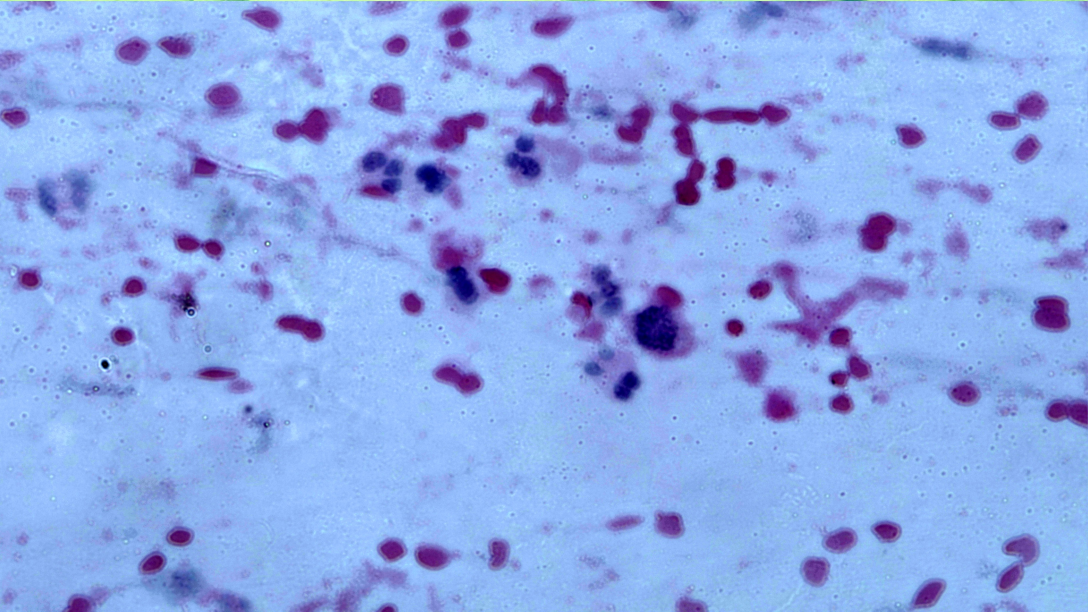
#> input picture Day34/2.jpg, 3264 x 1836 px (shown at 1/3 size)
$ jupyter execute gauss.ipynb
#> lines starting #> are read from the running program, lines starting #| are printed output that depends on the picture
Bộ lọc Gauss và hàm Gauss

[cell 1]
import cv2 as cv
import matplotlib.pyplot as plt

[cell 2]
#Load img
img = cv.imread("2.jpg")
#> img is the input picture: shape (1836, 3264, 3); mean B, G, R 233.9, 169.8, 140.3
img = cv.cvtColor(img, cv.COLOR_BGR2GRAY)
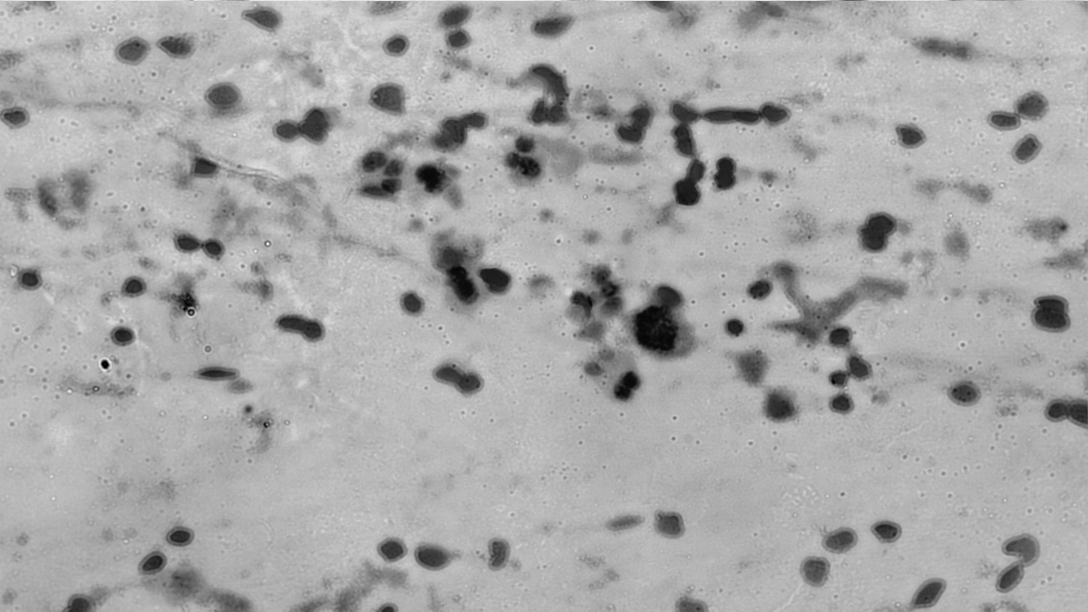
#> img: shape (1836, 3264) (shown at 1/3 size); min 0, max 251, mean 168.3
'''cv.imshow("img",img)
cv.waitKey(0)
cv.destroyWindow()'''
plt.imshow(img,cmap="gray")
plt.show()

[cell 3]
#Bộ lọc Gaussian trong opencV
img1 = cv.GaussianBlur(img,(5,5),2.5)
img2 = cv.GaussianBlur(img,(5,5),5)
img3 = cv.GaussianBlur(img,(5,5),10)

ax1 =plt.subplot(221)
ax1.imshow(img1,cmap="gray")
ax1.set_title("Origin")

ax2 =plt.subplot(222)
ax2.imshow(img2,cmap="gray")
ax2.set_title("Sigma = 2.5")

ax3 =plt.subplot(223)
ax3.imshow(img1,cmap="gray")
ax3.set_title("Sigma = 5")

ax4 =plt.subplot(224)
ax4.imshow(img3,cmap="gray")
ax4.set_title("Sigma = 10")
plt.show()
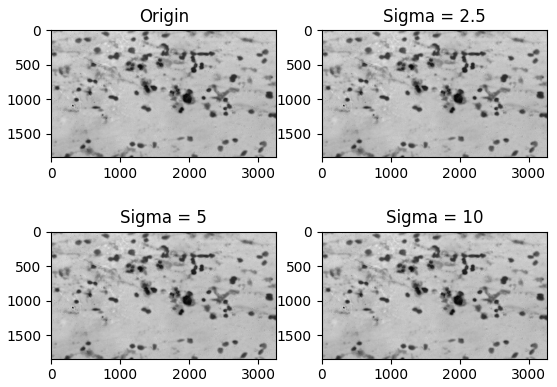
#> figure drawn by matplotlib, 4 panels

[cell 4]
#Cách 2

import numpy as np

[cell 5]
def gaussian_kernel(size, sigma):
#> called with size = 5, sigma = 10
    if size % 2 == 0:
        size = size + 1

    max_point = size // 2  # Điểm tối đa trong cả hai hướng (x,y)
    min_point = -max_point  # Điểm tối thiểu trong cả hai hướng (x,y)

    # Ma trận kernel
    K = np.zeros((size, size))

    # Tính toán giá trị cho mỗi ô trong ma trận kernel
    for x in range(min_point, max_point + 1):
        for y in range(min_point, max_point + 1):
            # Công thức phân phối Gaussian
            value = np.exp(-(x**2 + y**2) / (2 * sigma**2)) / (2 * np.pi * sigma**2)
            K[x - min_point, y - min_point] = value

    return K

[cell 6]
# Tạo kernel Gaussian có kích thước 5x5 và độ lệch chuẩn là 1.4
kernel = gaussian_kernel(5, 10)

# Đọc hình ảnh

# Áp dụng ma trận kernel vào hình ảnh để làm mờ
img_gaussian = cv.filter2D(img, -1, kernel)
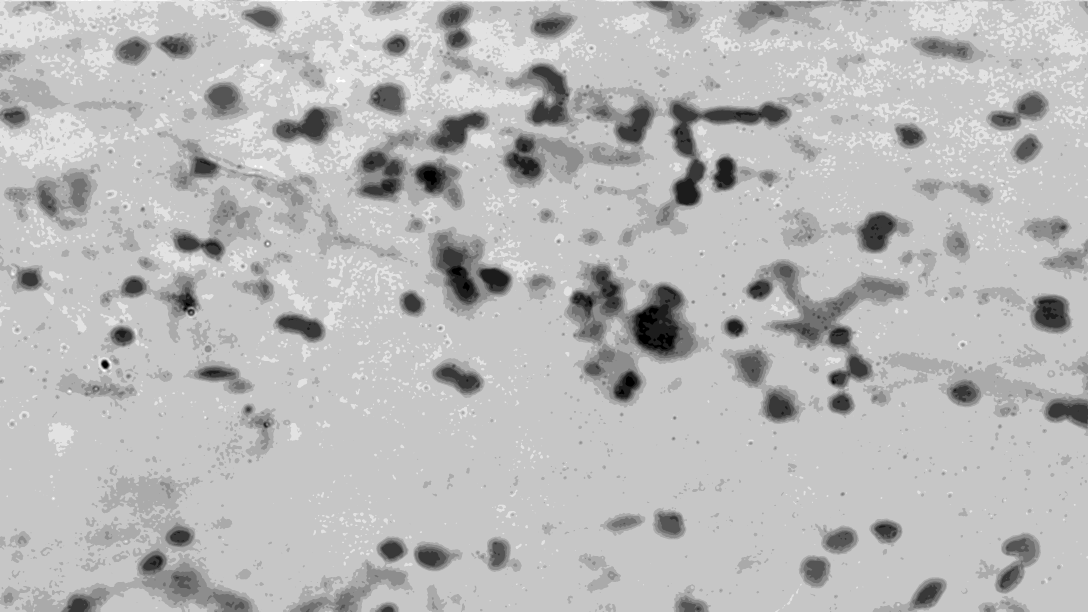
#> img_gaussian: shape (1836, 3264) (shown at 1/3 size); min 0, max 9, mean 6.54; drawn with min black and max white

[cell 7]
ax1 =plt.subplot(221)
ax1.imshow(img,cmap="gray")
ax1.set_title("Origin")


ax2 =plt.subplot(222)
ax2.imshow(img_gaussian,cmap="gray")
ax2.set_title("Gaussian_img")
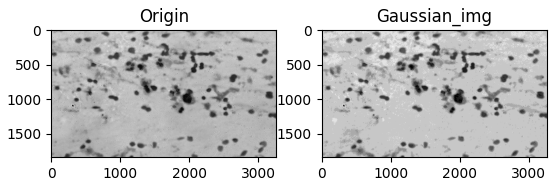
#> figure drawn by matplotlib, 2 panels

[cell 8]
ax1 =plt.subplot(221)
ax1.imshow(img3,cmap="gray")
ax1.set_title("img3")


ax2 =plt.subplot(222)
ax2.imshow(img_gaussian,cmap="gray")
ax2.set_title("Gaussian_img")
